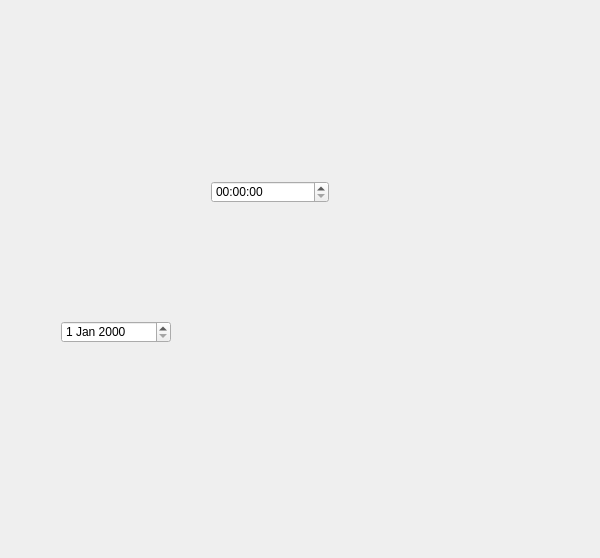
<?xml version="1.0" encoding="UTF-8"?>
<ui version="4.0">
 <class>Form</class>
 <widget class="QWidget" name="Form">
  <property name="geometry">
   <rect>
    <x>0</x>
    <y>0</y>
    <width>600</width>
    <height>558</height>
   </rect>
  </property>
  <property name="windowTitle">
   <string>Form</string>
  </property>
  <layout class="QGridLayout" name="gridLayout">
   <item row="0" column="0">
    <widget class="QWidget" name="widget" native="true">
     <widget class="QTimeEdit" name="timeEdit">
      <property name="geometry">
       <rect>
        <x>200</x>
        <y>170</y>
        <width>118</width>
        <height>22</height>
       </rect>
      </property>
     </widget>
     <widget class="QDateEdit" name="dateEdit">
      <property name="geometry">
       <rect>
        <x>50</x>
        <y>310</y>
        <width>110</width>
        <height>22</height>
       </rect>
      </property>
     </widget>
    </widget>
   </item>
  </layout>
 </widget>
 <resources/>
 <connections/>
</ui>
